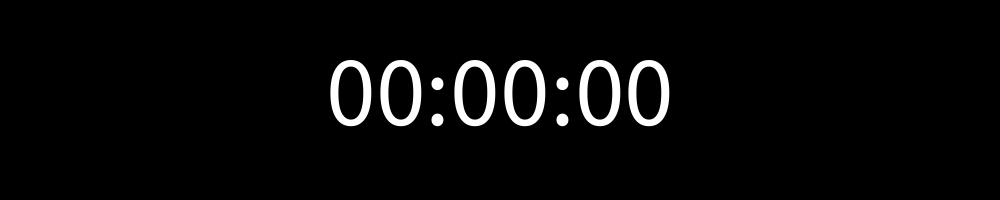
Frame 1 (no input)
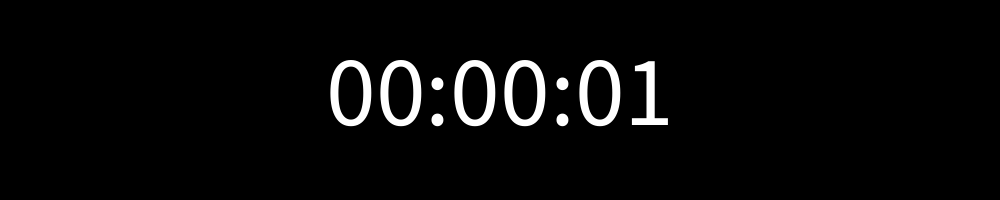
Frame 60 (the mouse pressed at the canvas centre just before this capture)
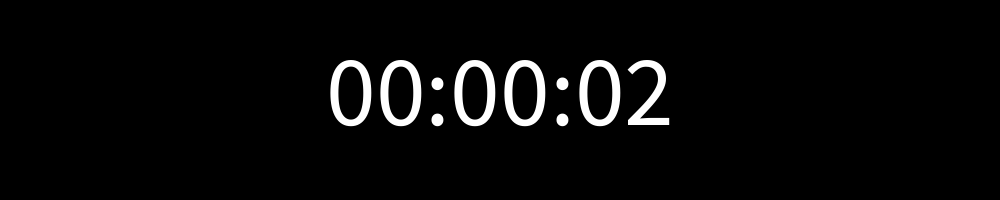
Frame 120 (the mouse held since frame 60 and released just before this capture)

The Processing sketch that drew these frames (run headless with seeded random() and noise(); from frame 60 on, the mouse is pressed at the canvas centre):

// Processing sketch: stopwatch
// ── stopwatch.pde
Boolean paused;
int seconds;
int minutes;
int hours;
String secondsString;
String minutesString;
String hoursString;

void setup()
{
  size(1000, 200);
  background(0);
}

void draw()
{
  paused = false;
  seconds = frameCount/60;
  minutes = frameCount/3600;
  hours = frameCount/216000;

  secondsString = nf(seconds, 2);
  minutesString = nf(minutes, 2);
  hoursString = nf(hours, 2);

  background(0);
  fill(255);
  textSize(100);
  textAlign(CENTER);
  text(hoursString + ":" + minutesString + ":" + secondsString, width/2, height/2+25);
}

void keyPressed()
{
  if (key=='r')
  {
    frameCount=0;
  }
  if (key=='p')
  {
    if (paused==false)
    {
      noLoop();
      paused = true;
    } else {
      loop();
      paused = false;
    }
  }
}
